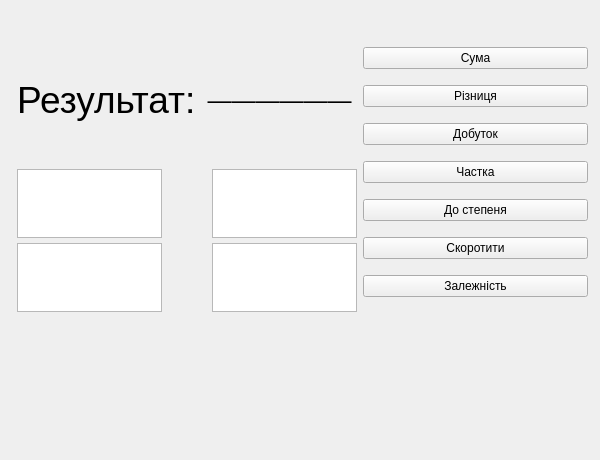
<?xml version="1.0" encoding="UTF-8"?>
<ui version="4.0">
 <class>MainWindow</class>
 <widget class="QMainWindow" name="MainWindow">
  <property name="geometry">
   <rect>
    <x>0</x>
    <y>0</y>
    <width>600</width>
    <height>460</height>
   </rect>
  </property>
  <property name="minimumSize">
   <size>
    <width>0</width>
    <height>0</height>
   </size>
  </property>
  <property name="maximumSize">
   <size>
    <width>600</width>
    <height>600</height>
   </size>
  </property>
  <property name="windowTitle">
   <string>MainWindow</string>
  </property>
  <widget class="QWidget" name="centralwidget">
   <widget class="QWidget" name="horizontalLayoutWidget">
    <property name="geometry">
     <rect>
      <x>17</x>
      <y>37</y>
      <width>571</width>
      <height>275</height>
     </rect>
    </property>
    <layout class="QHBoxLayout" name="horizontalLayout">
     <item>
      <layout class="QVBoxLayout" name="verticalLayout_2">
       <item>
        <layout class="QHBoxLayout" name="horizontalLayout_2">
         <item>
          <widget class="QLabel" name="laberlOperation">
           <property name="font">
            <font>
             <pointsize>28</pointsize>
            </font>
           </property>
           <property name="text">
            <string>Результат:</string>
           </property>
          </widget>
         </item>
         <item>
          <layout class="QVBoxLayout" name="verticalLayout_5">
           <item>
            <widget class="QLabel" name="labelResultNumerator">
             <property name="font">
              <font>
               <pointsize>28</pointsize>
              </font>
             </property>
             <property name="text">
              <string/>
             </property>
             <property name="alignment">
              <set>Qt::AlignCenter</set>
             </property>
            </widget>
           </item>
           <item>
            <widget class="QLabel" name="labelDash">
             <property name="font">
              <font>
               <pointsize>18</pointsize>
              </font>
             </property>
             <property name="inputMethodHints">
              <set>Qt::ImhNoTextHandles</set>
             </property>
             <property name="text">
              <string>——————</string>
             </property>
             <property name="alignment">
              <set>Qt::AlignCenter</set>
             </property>
            </widget>
           </item>
           <item>
            <widget class="QLabel" name="labelResultDenominator">
             <property name="font">
              <font>
               <pointsize>28</pointsize>
              </font>
             </property>
             <property name="text">
              <string/>
             </property>
             <property name="alignment">
              <set>Qt::AlignCenter</set>
             </property>
            </widget>
           </item>
          </layout>
         </item>
        </layout>
       </item>
       <item>
        <layout class="QHBoxLayout" name="horizontalLayout_3">
         <property name="spacing">
          <number>5</number>
         </property>
         <property name="sizeConstraint">
          <enum>QLayout::SetDefaultConstraint</enum>
         </property>
         <item>
          <layout class="QVBoxLayout" name="verticalLayout_3">
           <item>
            <widget class="QTextEdit" name="fractionANumerator">
             <property name="maximumSize">
              <size>
               <width>145</width>
               <height>80</height>
              </size>
             </property>
             <property name="font">
              <font>
               <pointsize>16</pointsize>
              </font>
             </property>
            </widget>
           </item>
           <item>
            <widget class="QTextEdit" name="fractionADenominator">
             <property name="maximumSize">
              <size>
               <width>145</width>
               <height>80</height>
              </size>
             </property>
             <property name="font">
              <font>
               <pointsize>16</pointsize>
              </font>
             </property>
            </widget>
           </item>
          </layout>
         </item>
         <item>
          <widget class="QLabel" name="labelOperator">
           <property name="maximumSize">
            <size>
             <width>40</width>
             <height>16777215</height>
            </size>
           </property>
           <property name="font">
            <font>
             <pointsize>28</pointsize>
            </font>
           </property>
           <property name="text">
            <string/>
           </property>
           <property name="alignment">
            <set>Qt::AlignCenter</set>
           </property>
          </widget>
         </item>
         <item>
          <layout class="QVBoxLayout" name="verticalLayout_4">
           <item>
            <widget class="QTextEdit" name="fractionBNumerator">
             <property name="maximumSize">
              <size>
               <width>145</width>
               <height>80</height>
              </size>
             </property>
             <property name="font">
              <font>
               <pointsize>16</pointsize>
              </font>
             </property>
            </widget>
           </item>
           <item>
            <widget class="QTextEdit" name="fractionBDenominator">
             <property name="maximumSize">
              <size>
               <width>145</width>
               <height>80</height>
              </size>
             </property>
             <property name="font">
              <font>
               <pointsize>16</pointsize>
              </font>
             </property>
            </widget>
           </item>
          </layout>
         </item>
        </layout>
       </item>
      </layout>
     </item>
     <item>
      <layout class="QVBoxLayout" name="verticalLayout">
       <item>
        <widget class="QPushButton" name="buttonSum">
         <property name="text">
          <string>Сума</string>
         </property>
        </widget>
       </item>
       <item>
        <widget class="QPushButton" name="buttonDifference">
         <property name="text">
          <string>Різниця</string>
         </property>
        </widget>
       </item>
       <item>
        <widget class="QPushButton" name="buttonProduct">
         <property name="text">
          <string>Добуток</string>
         </property>
        </widget>
       </item>
       <item>
        <widget class="QPushButton" name="buttonDivision">
         <property name="text">
          <string>Частка</string>
         </property>
        </widget>
       </item>
       <item>
        <widget class="QPushButton" name="buttonPower">
         <property name="text">
          <string>До степеня</string>
         </property>
        </widget>
       </item>
       <item>
        <widget class="QPushButton" name="buttonReduce">
         <property name="text">
          <string>Скоротити</string>
         </property>
        </widget>
       </item>
       <item>
        <widget class="QPushButton" name="buttonRelation">
         <property name="text">
          <string>Залежність</string>
         </property>
        </widget>
       </item>
      </layout>
     </item>
    </layout>
   </widget>
  </widget>
  <widget class="QMenuBar" name="menubar">
   <property name="geometry">
    <rect>
     <x>0</x>
     <y>0</y>
     <width>600</width>
     <height>21</height>
    </rect>
   </property>
  </widget>
 </widget>
 <resources/>
 <connections/>
</ui>
